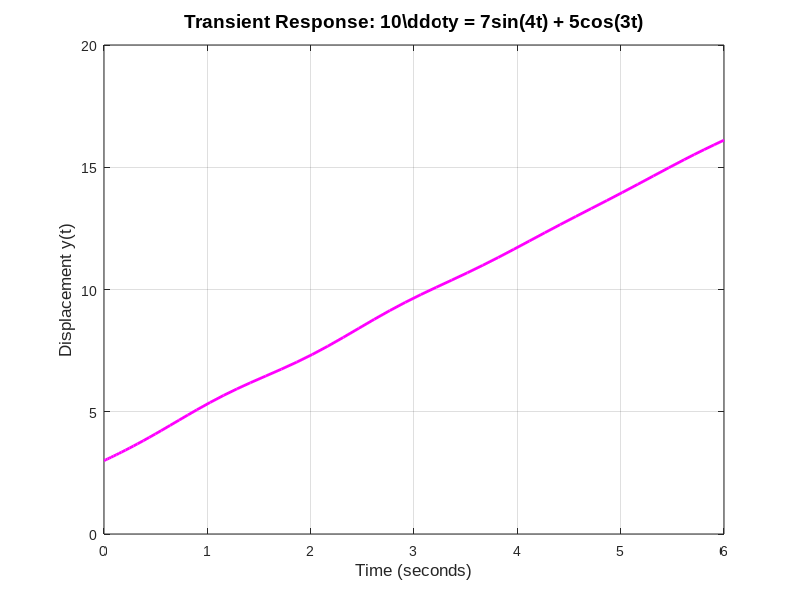

The MATLAB source for this figure:
% =========================================================================================
% FILE NAME: Q8_HarmonicSimulation.m
% AUTHOR: [Amey Thakur](https://github.com/Amey-Thakur)
% COURSE REPO: https://github.com/Amey-Thakur/COMPUTATIONAL-METHODS-AND-MODELING-FOR-ENGINEERING-APPLICATIONS
% RELEASE DATE: September 08, 2023
% LICENSE: Creative Commons Attribution 4.0 International (CC BY 4.0)
%
% DESCRIPTION:
% This script models a second-order differential equation with dual harmonic 
% forcing functions. It computes the system response y(t) given specific 
% initial conditions for position and velocity.
%
% PROBLEM STATEMENT (Q8):
% Create a Simulink model to plot the solution of the following equation for 0 <= t <= 6:
% 10y'' = 7 sin(4t) + 5 cos(3t)
% Initial Conditions: y(0) = 3, y'(0) = 2.
%
% Reference: MATLAB for Engineering Applications, William J. Palm, Chapter 10, Q8.
%
% TECHNOLOGY STACK:
% - Programming Language: MATLAB (R2023a+)
% =========================================================================================

% --- Environment Initialization ---
clc;
clear;
close all;

% --- Analytical System Modeling ---
% Rearranging for solver: y'' = (7*sin(4t) + 5*cos(3t)) / 10
% State variables: x1 = y, x2 = y'
% dx1/dt = x2
% dx2/dt = (7*sin(4*t) + 5*cos(3*t)) / 10

harmonic_ode = @(t, x) [
    x(2);
    (7 * sin(4 * t) + 5 * cos(3 * t)) / 10
];

% --- Computational Solution Stage (ODE45) ---
t0 = 0;
tf = 6;
y_init = [3; 2]; % y(0)=3, y'(0)=2
[t_out, S_out] = ode45(harmonic_ode, [t0, tf], y_init);

y_sol = S_out(:, 1);

% --- Visualization Engine (Harmonic Trajectory) ---
figure('Color', 'w', 'Name', 'Harmonic Forced Vibration Analysis');
plot(t_out, y_sol, 'm-', 'LineWidth', 2);
grid on;
set(gca, 'FontName', 'Arial', 'FontSize', 10);
xlabel('Time (seconds)', 'FontSize', 12);
ylabel('Displacement y(t)', 'FontSize', 12);
title('Transient Response: 10\ddot{y} = 7sin(4t) + 5cos(3t)', 'FontSize', 14, 'FontWeight', 'bold');

% --- Simulink Architectural Description (Logic Diagram) ---
% 1. Source Block A: Sine Wave (Amp=7, Freq=4)
% 2. Source Block B: Sine Wave (Amp=5, Freq=3, Phase=pi/2 for Cosine)
% 3. Summing Point: [Source A] (+) [Source B] (+)
% 4. Gain Block: 1/10 (to get y'')
% 5. Integrator 1: (Init=2) -> Output y'
% 6. Integrator 2: (Init=3) -> Output y
% 7. Scope: View y

% Professional Scholarly Footer
fprintf('\nEngineering Insight: The resulting motion is a superposition of two distinct frequencies modulated onto the initial kinematic state. Since there is no damping term (cy''), the displacement exhibits pure oscillatory behavior compounded by the initial velocity and position.\n');
